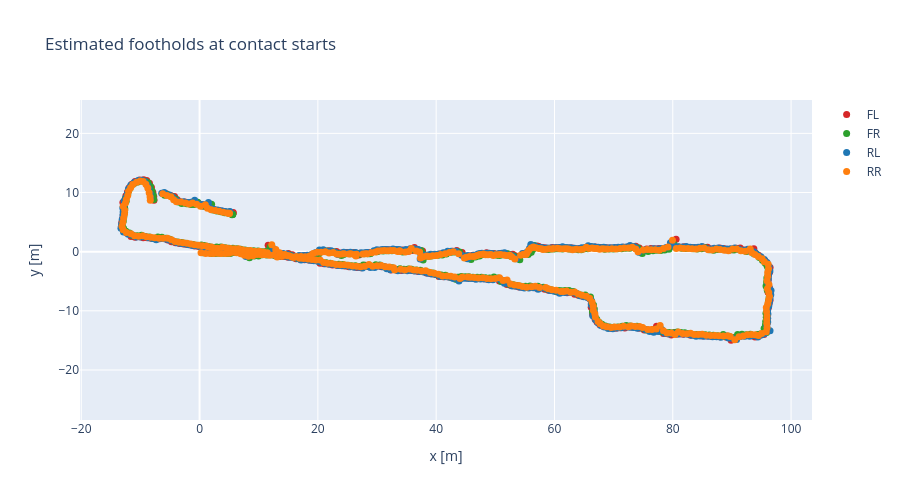

Notebook code for this chart:
### Code cell
if landmark_est:
    # Color order requested: red, green, blue, then a fourth distinct color.
    palette = ["#d62728", "#2ca02c", "#1f77b4", "#ff7f0e"]
    ordered_feet = list(foot_names)
    color_map = {foot: palette[i % len(palette)] for i, foot in enumerate(ordered_feet)}

    fig = go.Figure()
    for foot in ordered_feet:
        pts = np.asarray(
            [p for label, p in landmark_est if label.startswith(f"{foot}_")],
            dtype=float,
        )
        if pts.size == 0:
            continue
        fig.add_trace(
            go.Scatter(
                x=pts[:, 0],
                y=pts[:, 1],
                mode="markers",
                marker=dict(size=7, color=color_map[foot]),
                name=foot,
            )
        )

    fig.update_layout(
        height=500,
        width=900,
        title="Estimated footholds at contact starts",
        xaxis_title="x [m]",
        yaxis_title="y [m]",
    )
    fig.update_yaxes(scaleanchor="x", scaleratio=1)
    fig.show()
else:
    print("No foothold start events found.")

### Figure 1 — Plotly figure (JSON) as saved in the notebook; plotly's stock layout.template omitted (floating-point values rounded to 4 significant figures; data arrays with more than 128 entries replaced by an {"elided": "..."} marker saying what was removed)
{"data": [{"marker": {"color": "#d62728", "size": 7}, "mode": "markers", "name": "FL", "type": "scatter", "x": {"elided": "391 float values"}, "y": {"elided": "391 float values"}}, {"marker": {"color": "#2ca02c", "size": 7}, "mode": "markers", "name": "FR", "type": "scatter", "x": {"elided": "392 float values"}, "y": {"elided": "392 float values"}}, {"marker": {"color": "#1f77b4", "size": 7}, "mode": "markers", "name": "RL", "type": "scatter", "x": {"elided": "391 float values"}, "y": {"elided": "391 float values"}}, {"marker": {"color": "#ff7f0e", "size": 7}, "mode": "markers", "name": "RR", "type": "scatter", "x": {"elided": "391 float values"}, "y": {"elided": "391 float values"}}], "layout": {"height": 500, "title": {"text": "Estimated footholds at contact starts"}, "width": 900, "xaxis": {"title": {"text": "x [m]"}}, "yaxis": {"scaleanchor": "x", "scaleratio": 1, "title": {"text": "y [m]"}}}}
